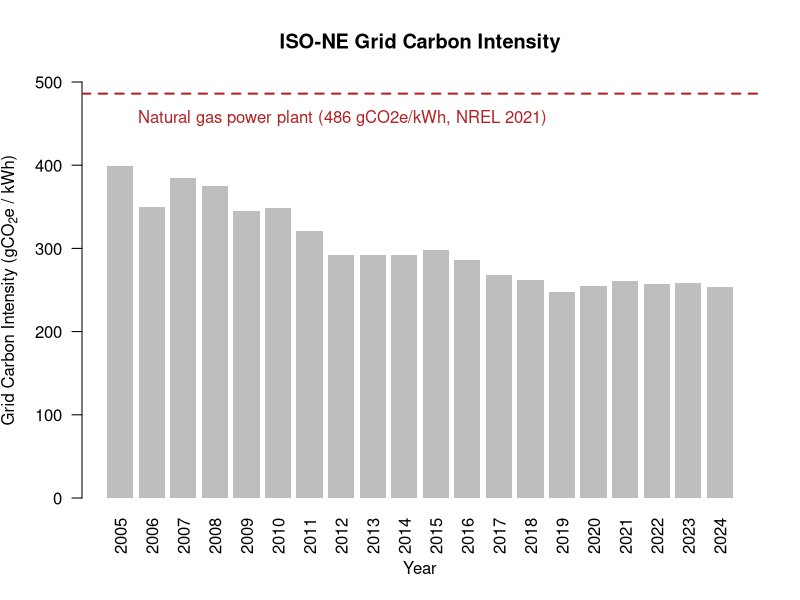

This chart was generated by the following R code:
## ---- chunk 1

#Scenario 2: Solar replace at ISO-NE annual average CI at that timing

# ------------------------------------------------------------
# 1) Load ISO-NE annual carbon intensity data
# ------------------------------------------------------------
library(dplyr)
library(readxl)

ISO_NE_CI <- read_xlsx("ISO_NE_CI.xlsx")

# Standardize column names and year format
ISO_NE_CI <- ISO_NE_CI |>
  rename_with(tolower) |>
  mutate(year = as.integer(year))

# Rename CI column and convert units:
#   Original: lbs CO2e / MWh
#   Convert to g CO2e / kWh
#   1 lb = 0.453592 kg = 453.592 g
#   lbs/MWh × 0.453592 = g/kWh
ISO_NE_CI <- ISO_NE_CI |>
  rename(CI_lbs_MWh = 2) |>
  mutate(
    CI_gCO2_kWh = CI_lbs_MWh * 0.453592
  )

# Optional: save processed dataset
# saveRDS(ISO_NE_CI, file = "ISO_NE_CI.rds")

## ---- chunk 2

# ------------------------------------------------------------
# 2) Visualization: ISO-NE annual average carbon intensity
# ------------------------------------------------------------
barplot(
  ISO_NE_CI$CI_gCO2_kWh,
  names.arg = ISO_NE_CI$year,
  las = 2,
  border = NA,
  xlab = "Year",
  ylab = expression("Grid Carbon Intensity (gCO"[2]*"e / kWh)"),
  ylim = c(0, 500),
  main = "ISO-NE Grid Carbon Intensity"
)

# Reference line:
# Natural gas combined-cycle plant (NREL 2021)
abline(
  h = 486,
  col = "firebrick",
  lwd = 2,
  lty = 2
)

# Annotate reference line
text(
  x = 1,
  y = 486 - 30,
  labels = "Natural gas power plant (486 gCO2e/kWh, NREL 2021)",
  pos = 4,
  col = "firebrick"
)
